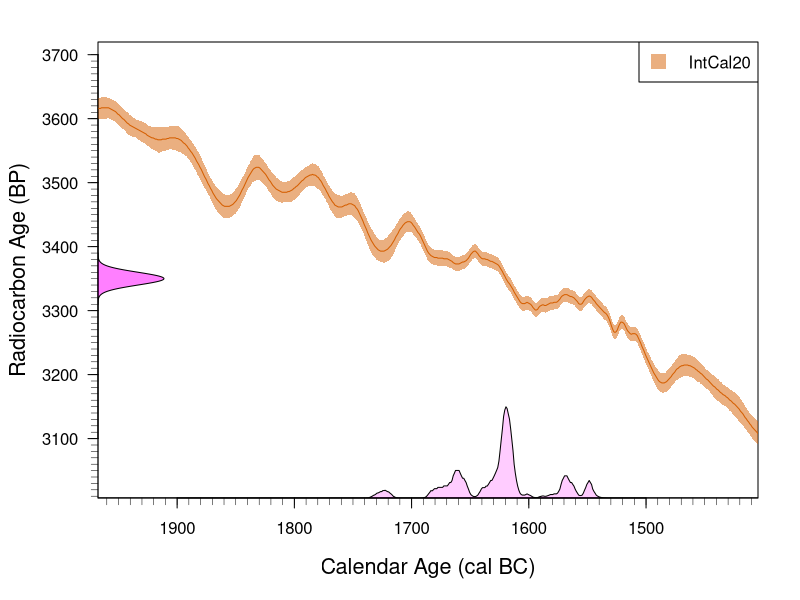

Reproduce this figure in R.
# Calibrate and plot single 14C date of Thera against IntCal20

# Use colour-blind friendly palette from
# https://www.color-hex.com/color-palette/49436
# and plot 1 sigma intervals on the curve and the observations

set.seed(17)

# Store oldpar so do not change after running in main environment 
oldpar <- par(no.readonly = TRUE)

# Calibration of a single sample from Thera
radiocarbon_age <- 3350 
radiocarbon_sigma <- 10

# Specific parameters
BC <- TRUE
MookConvention <- TRUE
dens_plot_scale_cal_age <- 0.2 # How far up you want the posterior calendar age density plot to go
dens_plot_scale_c14_age <- 0.1 # How far up you want the c14 age density plot to go
Mult_SigmaInterval <- 1 # Do we want 1 sigma or two sigma

# Calibrate vs IntCal20
IntCal20 <- read.csv("intcal20.csv", header = TRUE)
IntCal20$C14Upper <- IntCal20$X14C.age + Mult_SigmaInterval * IntCal20$Sigma
IntCal20$C14Lower <- IntCal20$X14C.age - Mult_SigmaInterval * IntCal20$Sigma
IntCal20$BC <- -(1950.5 - IntCal20$CAL.BP) 
calcurve <- IntCal20 


# Function to calibrate an observed radiocarbon age 
# Here - cal_age are the calendar ages you are scanning over 
calib <- function(cal_age, radiocarbon_age, radiocarbon_sigma, calcurve) {
  posterior_likelihood <- approx(calcurve[,1], 
                                 dnorm(radiocarbon_age, 
                                       mean = calcurve[,2], 
                                       sd = sqrt(radiocarbon_sigma^2 + rep(calcurve[,3], length(radiocarbon_sigma))^2)), 
                                 cal_age, 
                                 rule=2)$y
  return(posterior_likelihood)
}


radiocarbon_age_grid <- seq(radiocarbon_age - 4*radiocarbon_sigma, 
                            radiocarbon_age + 4*radiocarbon_sigma, 
                            by = 1)

# Choose a suitable set ofcalendar ages to scan over 
min_cal_age <- radiocarbon_age - 2000
max_cal_age <- radiocarbon_age + 2000
cal_age_grid <- seq(min_cal_age, max_cal_age, by = 1)

# Calibrate vs IntCal20
posterior_probs <- calib(cal_age = cal_age_grid, 
               radiocarbon_age = radiocarbon_age,
               radiocarbon_sigma = radiocarbon_sigma, 
               calcurve = calcurve)
# Normalise the posterior probabilities
posterior_probs <- posterior_probs/sum(posterior_probs)
cum_posterior_prob <- cumsum(posterior_probs)
max_posterior_prob <- max(posterior_probs)

# Adaptively choose limits on plots
cal_age_lim_plot <- c(
  cal_age_grid[max(which(cum_posterior_prob < 1e-10))] - 100,
  cal_age_grid[min(which(cum_posterior_prob > (1 - 1e-10)))] + 100
  )


radiocarbon_age_lim_plot <- (
  range(calcurve$X14C.age[calcurve$CAL.BP < cal_age_lim_plot[2] & calcurve$CAL.BP > cal_age_lim_plot[1]]) + c(-2,2)*mean(calcurve$Sigma)
)


par(mar = c(5, 4.8, 2, 2) + 0.1)
plot(cal_age_grid, posterior_probs, type="n", 
     xlab = "Calendar Age (cal BC)", ylab = "", 
     las = 1,  cex.lab = 1.3,
     xaxs = "i", yaxs = "i",
     ylim = radiocarbon_age_lim_plot , xlim = -(1950.5 - rev(cal_age_lim_plot)))
if(!MookConvention) {
  mtext(text = expression(paste("Radiocarbon Age (", ""^14, "C yr", " BP)")), side = 2, line = 3.2, cex = 1.3) 
} else {
  mtext(text = expression(paste("Radiocarbon Age (BP)")), side = 2, line = 3.2, cex = 1.3) 
}

lines(calcurve$BC,calcurve$X14C.age, col = rgb(213,94,0, maxColorValue = 255))
polygon(c(calcurve$BC, rev(calcurve$BC)), 
        c(calcurve$C14Upper, rev(calcurve$C14Lower)), 
        col = rgb(213,94,0, alpha = 127, maxColorValue = 255), 
        border=NA)

xtick <- seq(1300, 2000, by = 10)
axis(side = 1, at = xtick, labels = FALSE, lwd = 0.5, tck = -0.015)
ytick <- seq(3000, 3700, by = 10)
axis(side = 2, at = ytick, labels = FALSE, lwd = 0.5, tck = -0.015)


# Create a histogram of the calibrated ages
pol <- cbind(c(min(cal_age_grid), cal_age_grid, max(cal_age_grid)), c(0, posterior_probs, 0))
if(BC) {
  polBC <- pol
  polBC[,1] <- -(1950.5 - polBC[,1])
  pol <- polBC
}

# Rescale to fit on the graph
pol[,2] <- pol[,2] * dens_plot_scale_cal_age * (radiocarbon_age_lim_plot[2] - radiocarbon_age_lim_plot[1]) / (max_posterior_prob)
pol[,2] <- pol[,2] + radiocarbon_age_lim_plot[1]
polygon(pol, col= rgb(1,0,1,.2))

# Create a polygon to represent density of the radiocarbon determination
radpol <- cbind( c(0, dnorm(radiocarbon_age_grid, mean = radiocarbon_age, sd = radiocarbon_sigma), 0), 
                 c(min(radiocarbon_age_grid), radiocarbon_age_grid, max(radiocarbon_age_grid)))
radpol[,1] <- radpol[,1] * dens_plot_scale_c14_age * (cal_age_lim_plot[2] - cal_age_lim_plot[1]) / max(radpol[,1])

if(BC) {
  radpol[,1] <- -(1950.5 - cal_age_lim_plot[2] + radpol[,1])
}
polygon(radpol, col = rgb(1,0,1,.5))


legend("topright", legend = c("IntCal20"), 
       lty = c(-1), pch = c(15), lwd = 2,
       col = rgb(213,94,0, alpha = 127, maxColorValue = 255), 
       cex = 1, pt.cex = 2)

# Revert to old par
par(oldpar)














